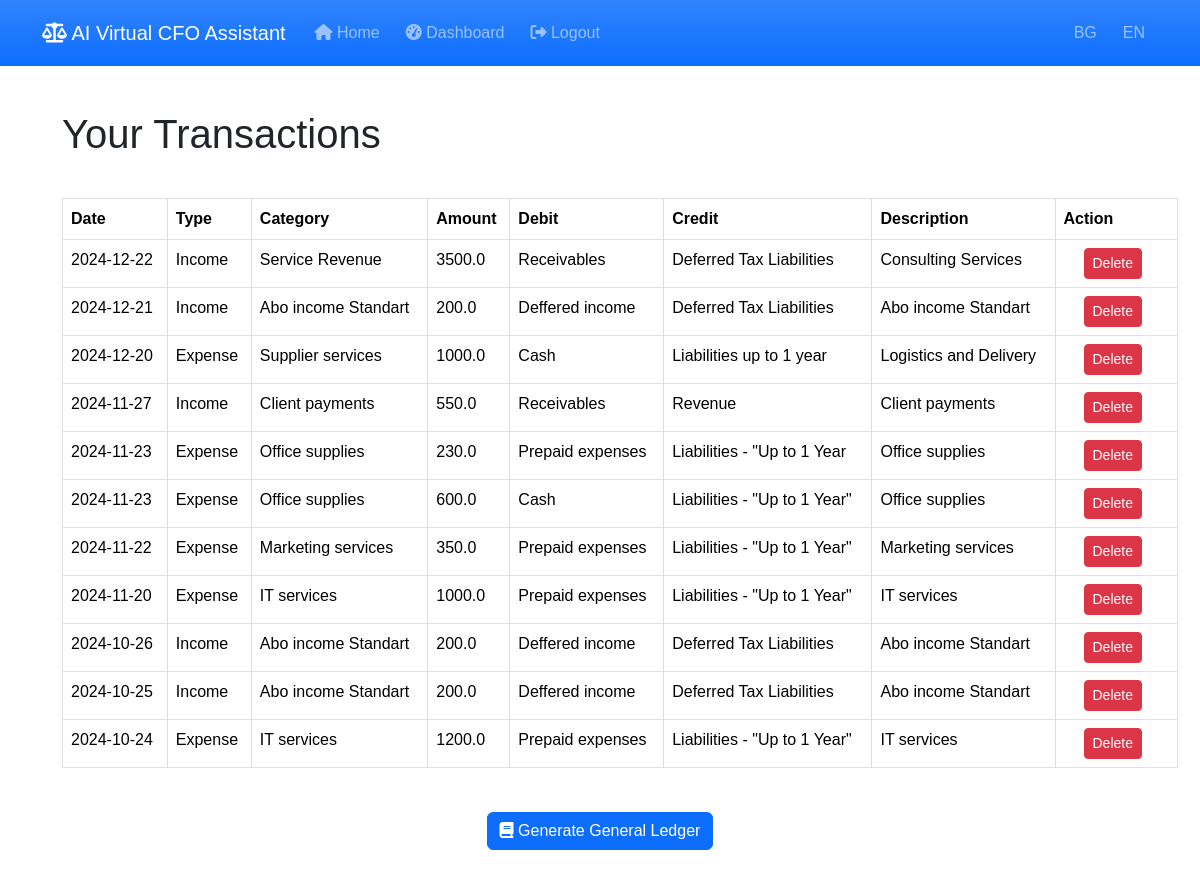
The page /account_transactions_overview (signed in) on the database its author committed.
### models.py (models this page shows)
class Transaction(db.Model):
    id = db.Column(db.Integer, primary_key=True)
    date = db.Column(db.Date, nullable=False, default=date.today)
    type = db.Column(db.String(10), nullable=False)  # 'income' or 'expense'
    category = db.Column(db.String(50), nullable=False)
    income_statement_category = db.Column(db.String(100), nullable=True)  # Категория в ОПР (напр. 'Personnel expenses')
    amount = db.Column(db.Float, nullable=False)
    description = db.Column(db.String(200), nullable=True)
    account_id = db.Column(db.Integer, db.ForeignKey('account.id'), nullable=False)
    user_id = db.Column(db.Integer, db.ForeignKey('user.id'), nullable=False)
    debit = db.Column(db.String(100), nullable=True)  # New field for debit category
    credit = db.Column(db.String(100), nullable=True)

### app.py (the view)
@app.route('/account_transactions_overview')
@login_required
def view_account_transactions():
    account = current_user.accounts[0]
    transactions = Transaction.query.filter_by(account_id=account.id).order_by(Transaction.date.desc()).all()
    print("Calling function before render_template for 'reports.html'")
    return render_template('transactions.html', transactions=transactions)

### app.py (called while the page is built)
@login_manager.user_loader
def load_user(user_id):
    return User.query.get(int(user_id))

@app.context_processor
def inject_current_year():
    return {'current_year': datetime.now().year}

### templates/transactions.html (shortened to what this page needs)
{% extends 'base.html' %}
{% block content %}
<h1>Your Transactions</h1>
{% if transactions %}
<table class="table table-bordered table-hover">
    <thead>
        <tr>
            <th>Date</th>
            <th>Type</th>
            <th>Category</th>
            <th>Amount</th>
            <th>Debit</th>
            <th>Credit</th>
            <th>Description</th>
            <th>Action</th>
        </tr>
    </thead>
    <tbody>
        {% for t in transactions %}
        <tr>
            <td>{{ t.date.strftime('%Y-%m-%d') }}</td>
            <td>{{ 'Income' if t.type == 'income' else 'Expense' }}</td>
            <td>{{ t.category }}</td>
            <td>{{ t.amount }}</td>
            <td>{{ t.debit or 'N/A' }}</td>
            <td>{{ t.credit or 'N/A' }}</td>
            <td>{{ t.description }}</td>
            <td>
                <form action="{{ url_for('transactions_blueprint.delete_transaction', transaction_id=t.id) }}" method="POST" style="display:inline;">
                    <button type="submit" class="btn btn-danger btn-sm" onclick="return confirm('Are you sure you want to delete this transaction?');">
                        Delete
                    </button>
                </form>
            </td>
        </tr>
        {% endfor %}
    </tbody>
</table>
<div class="text-center mt-4">
    <form action="{{ url_for('transactions_blueprint.generate_general_ledger') }}" method="POST">
        <button type="submit" class="btn btn-primary">
            <i class="fas fa-book"></i> Generate General Ledger
        </button>
    </form>
</div>
{% else %}
<p>You have no transactions recorded.</p>
{% endif %}
{% endblock %}

### static/styles.css (style rules this page uses)
body { font-family: Arial, sans-serif; margin: 0; padding: 0; }
h1, h2 { padding: 20px; }
form { padding: 20px; }
table { width: 100%; border-collapse: collapse; margin: 20px; }
table, th, td { border: 1px solid #ddd; }
th, td { padding: 8px; text-align: left; }

### rows shown on the page
Transaction: date "2024-12-22", type "Income", category "Service Revenue", amount "3500.0", debit "Receivables", credit "Deferred Tax Liabilities", description "Consulting Services"
Transaction: date "2024-12-21", type "Income", category "Abo income Standart", amount "200.0", debit "Deffered income", credit "Deferred Tax Liabilities", description "Abo income Standart"
Transaction: date "2024-12-20", type "Expense", category "Supplier services", amount "1000.0", debit "Cash", credit "Liabilities up to 1 year", description "Logistics and Delivery"
Transaction: date "2024-11-27", type "Income", category "Client payments", amount "550.0", debit "Receivables", credit "Revenue", description "Client payments"
Transaction: date "2024-11-23", type "Expense", category "Office supplies", amount "230.0", debit "Prepaid expenses", credit "Liabilities - \"Up to 1 Year", description "Office supplies"
Transaction: date "2024-11-23", type "Expense", category "Office supplies", amount "600.0", debit "Cash", credit "Liabilities - \"Up to 1 Year\"", description "Office supplies"
Transaction: date "2024-11-22", type "Expense", category "Marketing services", amount "350.0", debit "Prepaid expenses", credit "Liabilities - \"Up to 1 Year\"", description "Marketing services"
Transaction: date "2024-11-20", type "Expense", category "IT services", amount "1000.0", debit "Prepaid expenses", credit "Liabilities - \"Up to 1 Year\"", description "IT services"
Transaction: date "2024-10-26", type "Income", category "Abo income Standart", amount "200.0", debit "Deffered income", credit "Deferred Tax Liabilities", description "Abo income Standart"
Transaction: date "2024-10-25", type "Income", category "Abo income Standart", amount "200.0", debit "Deffered income", credit "Deferred Tax Liabilities", description "Abo income Standart"
Transaction: date "2024-10-24", type "Expense", category "IT services", amount "1200.0", debit "Prepaid expenses", credit "Liabilities - \"Up to 1 Year\"", description "IT services"
